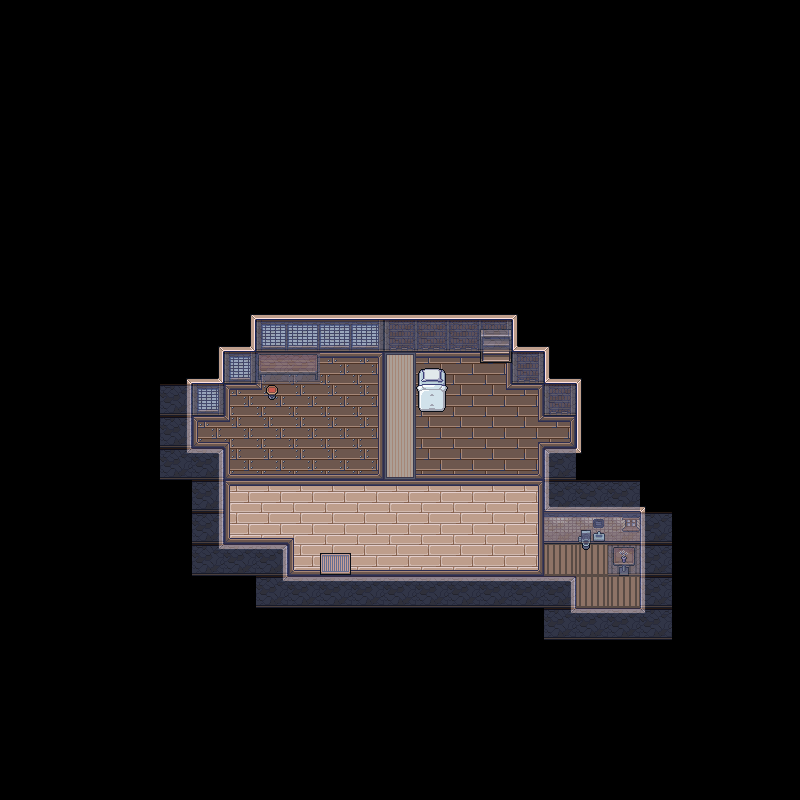

Tiled map render using the project's own tile images. Description and the whole map definition, tile-layer contents included, below:
An orthogonal 25x25 tile map with 32x32 px tiles, 4 tile layers (1, 2, 3, invisibleWalls), 2 tilesets.

<map version="1.8" tiledversion="1.8.4" orientation="orthogonal" renderorder="right-down" width="25" height="25" tilewidth="32" tileheight="32" infinite="0" nextlayerid="11" nextobjectid="1">
 <editorsettings>
  <export target="default-room.json" format="json" />
 </editorsettings>
 <tileset firstgid="1" name="TilemapDay" tilewidth="32" tileheight="32" tilecount="1512" columns="36">
  <image source="TilemapDay.png" width="1152" height="1344" />
 </tileset>
 <tileset firstgid="1513" name="Interior" tilewidth="32" tileheight="32" tilecount="1533" columns="73">
  <image source="Interior.png" width="2336" height="672" />
  <tile id="75">
   <properties>
    <property name="collides" type="bool" value="true" />
   </properties>
  </tile>
 </tileset>
 <layer id="1" name="1" width="25" height="25">
  <data encoding="csv">
0,0,0,0,0,0,0,0,0,0,0,0,0,0,0,0,0,0,0,0,0,0,0,0,0,
0,0,0,0,0,0,0,0,0,0,0,0,0,0,0,0,0,0,0,0,0,0,0,0,0,
0,0,0,0,0,0,0,0,0,0,0,0,0,0,0,0,0,0,0,0,0,0,0,0,0,
0,0,0,0,0,0,0,0,0,0,0,0,0,0,0,0,0,0,0,0,0,0,0,0,0,
0,0,0,0,0,0,0,0,0,0,0,0,0,0,0,0,0,0,0,0,0,0,0,0,0,
0,0,0,0,0,0,0,0,0,0,0,0,0,0,0,0,0,0,0,0,0,0,0,0,0,
0,0,0,0,0,0,0,0,0,0,0,0,0,0,0,0,0,0,0,0,0,0,0,0,0,
0,0,0,0,0,0,0,0,0,0,0,0,0,0,0,0,0,0,0,0,0,0,0,0,0,
0,0,0,0,0,0,0,0,0,0,0,0,0,0,0,0,0,0,0,0,0,0,0,0,0,
0,0,0,0,0,0,0,2684357103,2684357030,2684357030,2684357030,2684357030,2684357030,2684357030,2684357030,2684357030,1610615282,0,0,0,0,0,0,0,0,
0,0,0,0,0,0,2684357103,2684357034,2393,2394,2394,2395,2174,2175,2175,2176,3221227946,1610615282,0,0,0,0,0,0,0,
0,0,0,0,0,3221228018,2684357034,2396,1879,1880,1880,1881,1805,2682,2682,2683,2177,3221227946,3221228015,0,0,0,0,0,0,
0,0,0,0,0,2470,2396,1879,2731,1953,1953,1954,1878,2755,2755,3025,2683,2177,3221227942,0,0,0,0,0,0,
0,0,0,0,0,2470,2503,2659,1953,1953,1953,1954,1878,2755,2755,2755,2947,2798,3221227942,0,0,0,0,0,0,
0,0,0,0,0,2543,2474,2025,2026,2026,2026,2027,1878,2828,2828,2828,2829,2476,2546,0,0,0,0,0,0,
0,0,0,0,0,0,2684357105,2467,2468,2468,2468,2468,2468,2468,2468,2468,2469,1610615212,2684357030,2684357030,3221228015,0,0,0,0,
0,0,0,0,0,0,2684357105,2613,2614,1861,2541,2541,2541,2541,2541,2541,2542,398,661,508,3221227942,0,0,0,0,
0,0,0,0,0,0,2543,2545,2474,2613,2614,2614,2614,2614,2614,2614,2615,327,697,327,3221227942,0,0,0,0,
0,0,0,0,0,0,0,0,2543,2545,2545,2545,2545,2545,2545,2545,2545,2474,327,327,3221227942,0,0,0,0,
0,0,0,0,0,0,0,0,0,0,0,0,0,0,0,0,0,2543,1610615206,1610615206,2546,0,0,0,0,
0,0,0,0,0,0,0,0,0,0,0,0,0,0,0,0,0,0,0,0,0,0,0,0,0,
0,0,0,0,0,0,0,0,0,0,0,0,0,0,0,0,0,0,0,0,0,0,0,0,0,
0,0,0,0,0,0,0,0,0,0,0,0,0,0,0,0,0,0,0,0,0,0,0,0,0,
0,0,0,0,0,0,0,0,0,0,0,0,0,0,0,0,0,0,0,0,0,0,0,0,0,
0,0,0,0,0,0,0,0,0,0,0,0,0,0,0,0,0,0,0,0,0,0,0,0,0
</data>
 </layer>
 <layer id="4" name="2" width="25" height="25">
  <data encoding="csv">
0,0,0,0,0,0,0,0,0,0,0,0,0,0,0,0,0,0,0,0,0,0,0,0,0,
0,0,0,0,0,0,0,0,0,0,0,0,0,0,0,0,0,0,0,0,0,0,0,0,0,
0,0,0,0,0,0,0,0,0,0,0,0,0,0,0,0,0,0,0,0,0,0,0,0,0,
0,0,0,0,0,0,0,0,0,0,0,0,0,0,0,0,0,0,0,0,0,0,0,0,0,
0,0,0,0,0,0,0,0,0,0,0,0,0,0,0,0,0,0,0,0,0,0,0,0,0,
0,0,0,0,0,0,0,0,0,0,0,0,0,0,0,0,0,0,0,0,0,0,0,0,0,
0,0,0,0,0,0,0,0,0,0,0,0,0,0,0,0,0,0,0,0,0,0,0,0,0,
0,0,0,0,0,0,0,0,0,0,0,0,0,0,0,0,0,0,0,0,0,0,0,0,0,
0,0,0,0,0,0,0,0,0,0,0,0,0,0,0,0,0,0,0,0,0,0,0,0,0,
0,0,0,0,0,0,0,0,0,0,0,0,0,0,0,0,0,0,0,0,0,0,0,0,0,
0,0,0,0,0,0,0,0,0,0,0,0,0,0,0,2346,0,0,0,0,0,0,0,0,0,
0,0,0,0,0,0,0,0,0,0,0,0,0,0,0,2419,0,0,0,0,0,0,0,0,0,
0,0,0,0,0,0,0,0,0,0,0,0,0,0,0,0,0,0,0,0,0,0,0,0,0,
0,0,0,0,0,0,0,0,0,0,0,0,0,0,0,0,0,0,0,0,0,0,0,0,0,
0,0,0,0,0,0,0,0,0,0,0,0,0,0,0,0,0,0,0,0,0,0,0,0,0,
0,0,0,0,0,0,0,0,0,0,0,0,0,0,0,0,0,0,0,0,0,0,0,0,0,
0,0,0,0,0,0,0,0,0,0,0,0,0,0,0,0,0,0,0,0,0,0,0,0,0,
0,0,0,0,0,0,0,0,0,0,1835,0,0,0,0,0,0,0,0,298,0,0,0,0,0,
0,0,0,0,0,0,0,0,0,0,0,0,0,0,0,0,0,0,0,0,0,0,0,0,0,
0,0,0,0,0,0,0,0,0,0,0,0,0,0,0,0,0,0,0,0,0,0,0,0,0,
0,0,0,0,0,0,0,0,0,0,0,0,0,0,0,0,0,0,0,0,0,0,0,0,0,
0,0,0,0,0,0,0,0,0,0,0,0,0,0,0,0,0,0,0,0,0,0,0,0,0,
0,0,0,0,0,0,0,0,0,0,0,0,0,0,0,0,0,0,0,0,0,0,0,0,0,
0,0,0,0,0,0,0,0,0,0,0,0,0,0,0,0,0,0,0,0,0,0,0,0,0,
0,0,0,0,0,0,0,0,0,0,0,0,0,0,0,0,0,0,0,0,0,0,0,0,0
</data>
 </layer>
 <layer id="3" name="3" width="25" height="25">
  <data encoding="csv">
0,0,0,0,0,0,0,0,0,0,0,0,0,0,0,0,0,0,0,0,0,0,0,0,0,
0,0,0,0,0,0,0,0,0,0,0,0,0,0,0,0,0,0,0,0,0,0,0,0,0,
0,0,0,0,0,0,0,0,0,0,0,0,0,0,0,0,0,0,0,0,0,0,0,0,0,
0,0,0,0,0,0,0,0,0,0,0,0,0,0,0,0,0,0,0,0,0,0,0,0,0,
0,0,0,0,0,0,0,0,0,0,0,0,0,0,0,0,0,0,0,0,0,0,0,0,0,
0,0,0,0,0,0,0,0,0,0,0,0,0,0,0,0,0,0,0,0,0,0,0,0,0,
0,0,0,0,0,0,0,0,0,0,0,0,0,0,0,0,0,0,0,0,0,0,0,0,0,
0,0,0,0,0,0,0,0,0,0,0,0,0,0,0,0,0,0,0,0,0,0,0,0,0,
0,0,0,0,0,0,0,0,0,0,0,0,0,0,0,0,0,0,0,0,0,0,0,0,0,
0,0,0,0,0,0,0,0,0,0,0,0,0,0,0,0,0,0,0,0,0,0,0,0,0,
0,0,0,0,0,0,0,0,0,0,0,0,0,0,0,0,0,0,0,0,0,0,0,0,0,
0,0,0,0,0,0,0,0,441,442,0,0,0,1551,0,0,0,0,0,0,0,0,0,0,0,
0,0,0,0,0,0,0,0,625,0,0,0,0,1624,0,0,0,0,0,0,0,0,0,0,0,
0,0,0,0,0,0,0,0,0,0,0,0,0,0,0,0,0,0,0,0,0,0,0,0,0,
0,0,0,0,0,0,0,0,0,0,0,0,1951,0,0,0,0,0,0,0,0,0,0,0,0,
0,0,0,0,0,0,0,0,0,0,0,0,0,0,0,0,0,0,0,0,0,0,0,0,0,
0,0,0,0,0,0,0,0,0,0,0,0,0,0,0,0,0,0,0,0,0,0,0,0,0,
0,0,0,0,0,0,0,0,0,0,0,0,0,0,0,0,0,0,0,583,0,0,0,0,0,
0,0,0,0,0,0,0,0,0,0,0,0,0,0,0,0,0,0,0,0,0,0,0,0,0,
0,0,0,0,0,0,0,0,0,0,0,0,0,0,0,0,0,0,0,0,0,0,0,0,0,
0,0,0,0,0,0,0,0,0,0,0,0,0,0,0,0,0,0,0,0,0,0,0,0,0,
0,0,0,0,0,0,0,0,0,0,0,0,0,0,0,0,0,0,0,0,0,0,0,0,0,
0,0,0,0,0,0,0,0,0,0,0,0,0,0,0,0,0,0,0,0,0,0,0,0,0,
0,0,0,0,0,0,0,0,0,0,0,0,0,0,0,0,0,0,0,0,0,0,0,0,0,
0,0,0,0,0,0,0,0,0,0,0,0,0,0,0,0,0,0,0,0,0,0,0,0,0
</data>
 </layer>
 <layer id="10" name="invisibleWalls" width="25" height="25" opacity="0.5">
  <data encoding="csv">
0,0,0,0,0,0,0,0,0,0,0,0,0,0,0,0,0,0,0,0,0,0,0,0,0,
0,0,0,0,0,0,0,0,0,0,0,0,0,0,0,0,0,0,0,0,0,0,0,0,0,
0,0,0,0,0,0,0,0,0,0,0,0,0,0,0,0,0,0,0,0,0,0,0,0,0,
0,0,0,0,0,0,0,0,0,0,0,0,0,0,0,0,0,0,0,0,0,0,0,0,0,
0,0,0,0,0,0,0,0,0,0,0,0,0,0,0,0,0,0,0,0,0,0,0,0,0,
0,0,0,0,0,0,0,0,0,0,0,0,0,0,0,0,0,0,0,0,0,0,0,0,0,
0,0,0,0,0,0,0,0,0,0,0,0,0,0,0,0,0,0,0,0,0,0,0,0,0,
0,0,0,0,0,0,0,0,0,0,0,0,0,0,0,0,0,0,0,0,0,0,0,0,0,
0,0,0,0,0,0,0,0,0,0,0,0,0,0,0,0,0,0,0,0,0,0,0,0,0,
0,0,0,0,0,0,0,0,0,0,0,0,0,0,0,0,0,0,0,0,0,0,0,0,0,
0,0,0,0,0,0,0,0,1588,1588,1588,1588,1588,1588,1588,1588,0,0,0,0,0,0,0,0,0,
0,0,0,0,0,0,0,1588,1588,1588,0,0,0,0,0,0,1588,0,0,0,0,0,0,0,0,
0,0,0,0,0,1588,1588,0,0,0,0,0,0,0,0,0,0,1588,0,0,0,0,0,0,0,
0,0,0,0,0,1588,0,0,0,0,0,0,0,0,0,0,0,0,0,0,0,0,0,0,0,
0,0,0,0,0,1588,1588,0,0,0,0,0,0,0,0,0,0,1588,0,0,0,0,0,0,0,
0,0,0,0,0,0,1588,0,0,0,0,0,0,0,0,0,0,1588,1588,1588,0,0,0,0,0,
0,0,0,0,0,0,1588,0,0,0,0,0,0,0,0,0,0,1588,1588,1588,1588,0,0,0,0,
0,0,0,0,0,0,1588,1588,1588,0,0,0,0,0,0,0,0,0,0,1588,1588,0,0,0,0,
0,0,0,0,0,0,0,0,1588,1588,1588,1588,1588,1588,1588,1588,1588,1588,0,0,1588,0,0,0,0,
0,0,0,0,0,0,0,0,0,0,0,0,0,0,0,0,0,1588,1588,1588,1588,0,0,0,0,
0,0,0,0,0,0,0,0,0,0,0,0,0,0,0,0,0,0,0,0,0,0,0,0,0,
0,0,0,0,0,0,0,0,0,0,0,0,0,0,0,0,0,0,0,0,0,0,0,0,0,
0,0,0,0,0,0,0,0,0,0,0,0,0,0,0,0,0,0,0,0,0,0,0,0,0,
0,0,0,0,0,0,0,0,0,0,0,0,0,0,0,0,0,0,0,0,0,0,0,0,0,
0,0,0,0,0,0,0,0,0,0,0,0,0,0,0,0,0,0,0,0,0,0,0,0,0
</data>
 </layer>
</map>
